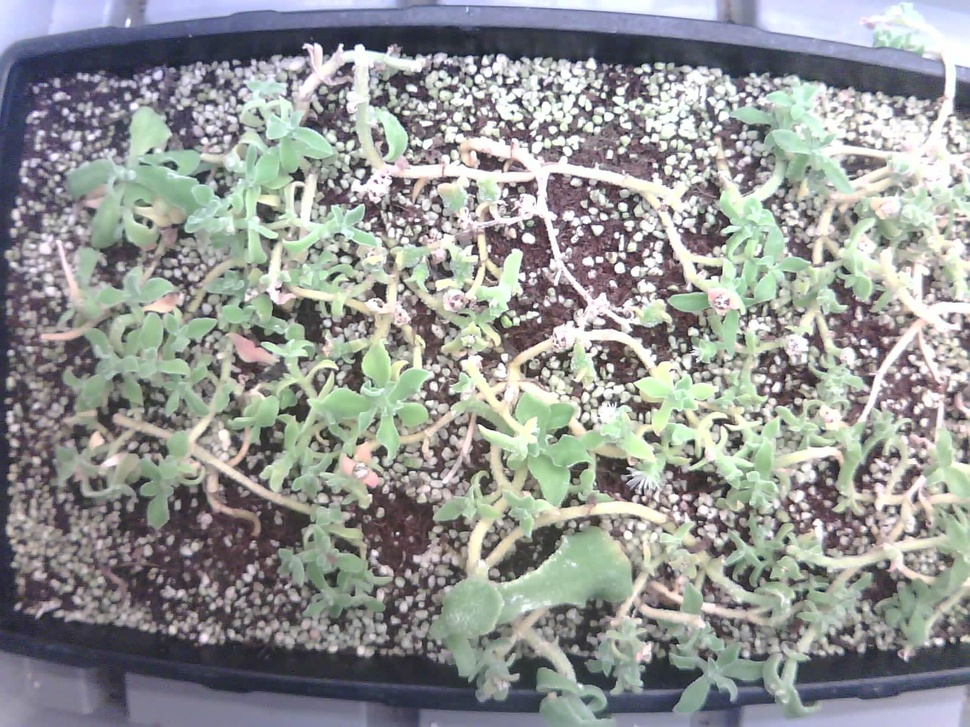
#> input picture Model/Crop_Segmentation/Morphology/3691716968414_-pic_jpg.rf.b8f9d2f1e596dfce7d2b80ec8dc044a5.jpg, 970 x 727 px, shrunk from 1600 x 1200 before the run, found by its file name
$ python k-means.py
#> lines starting #> are read from the running program, lines starting #| are printed output that depends on the picture
stem_mask_path = '/Users/shijunshen/Documents/Code/PycharmProjects/Smart-Farm/Model/Crop_Segmentation/Morphology/3691716968414_-pic_jpg.rf.b8f9d2f1e596dfce7d2b80ec8dc044a5.png'
original_image = '/Users/shijunshen/Documents/Code/PycharmProjects/Smart-Farm/Model/Crop_Segmentation/Morphology/3691716968414_-pic_jpg.rf.b8f9d2f1e596dfce7d2b80ec8dc044a5.jpg'

import cv2
import numpy as np
from sklearn.cluster import KMeans

# 读取图像
image = cv2.imread(original_image)
#> image is the input picture: shape (727, 970, 3); mean B, G, R 148.6, 150.2, 147.8

# 将图像转换为RGB颜色空间
image = cv2.cvtColor(image, cv2.COLOR_BGR2RGB)

# 将图像转换为二维数组
pixel_values = image.reshape((-1, 3))

# 定义K-means算法的聚类数
k = 3

# 创建K-means模型并进行训练
kmeans = KMeans(n_clusters=k)
kmeans.fit(pixel_values)

# 获取每个像素所属的聚类标签
labels = kmeans.labels_

# 获取每个聚类的中心颜色值
colors = kmeans.cluster_centers_

# 创建一个具有相同形状的数组，用于存储每个像素的颜色
new_image = np.zeros_like(pixel_values)

# 根据聚类标签，将每个像素设置为对应的中心颜色
for i in range(len(pixel_values)):
    new_image[i] = colors[labels[i]]

# 将图像恢复为原始形状
new_image = new_image.reshape(image.shape)
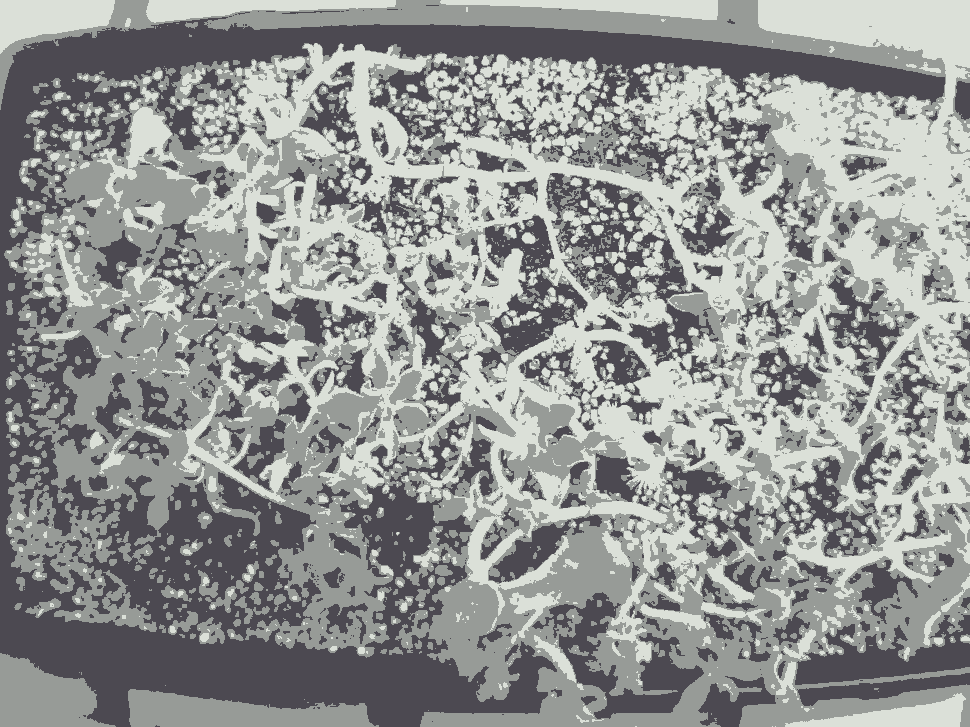
#> new_image: shape (727, 970, 3); mean R, G, B 147.2, 149.2, 147.9

# 将图像转换为uint8数据类型
new_image = np.uint8(new_image)

# 显示聚类结果图像
cv2.imshow('Clustered Image', new_image)
cv2.waitKey(0)
cv2.destroyAllWindows()
